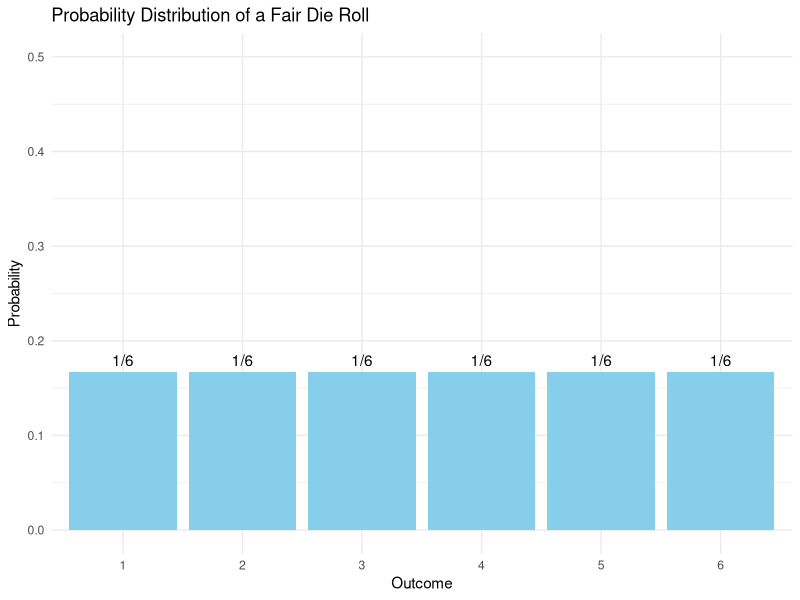
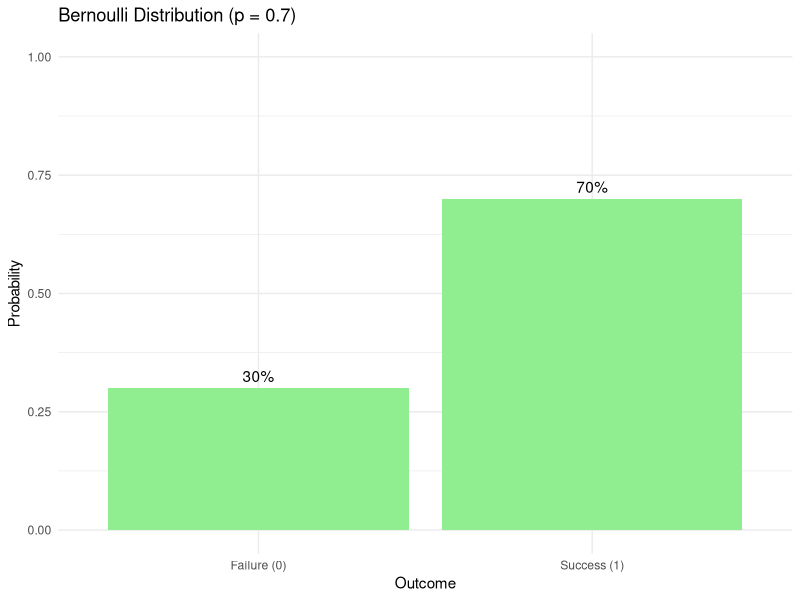
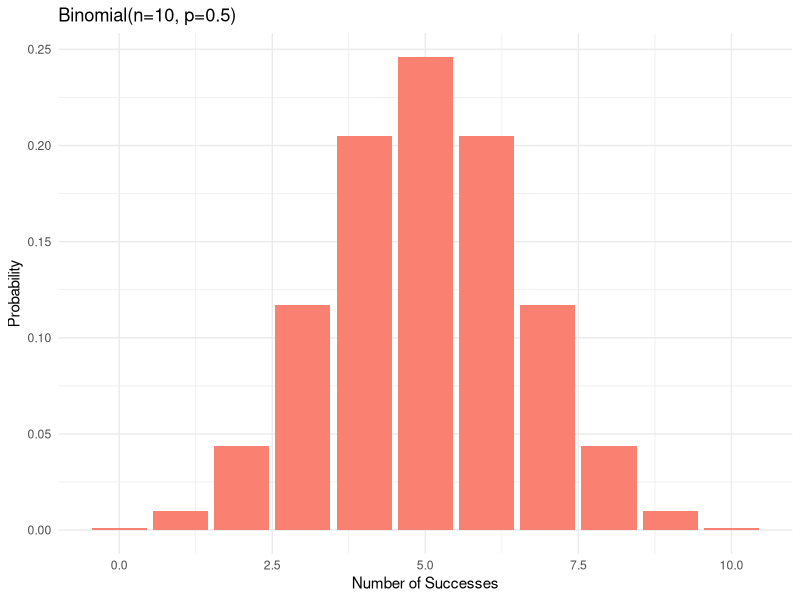
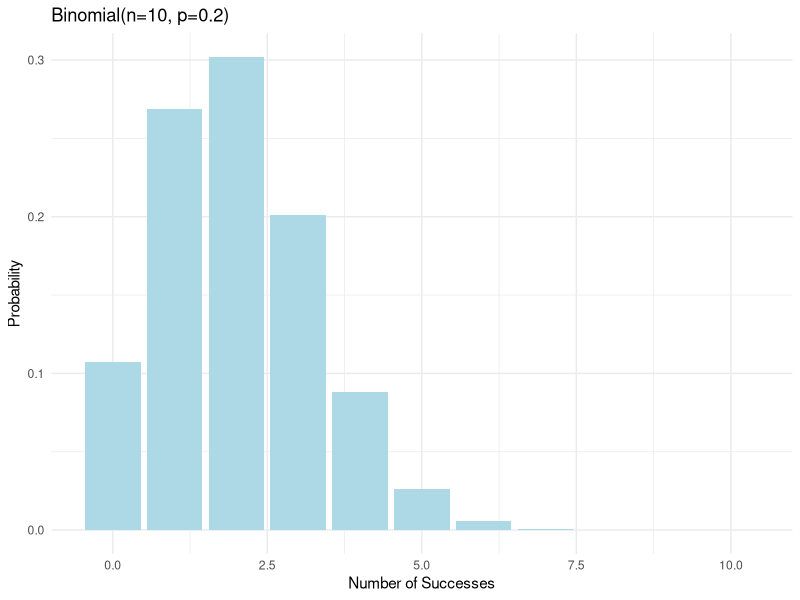
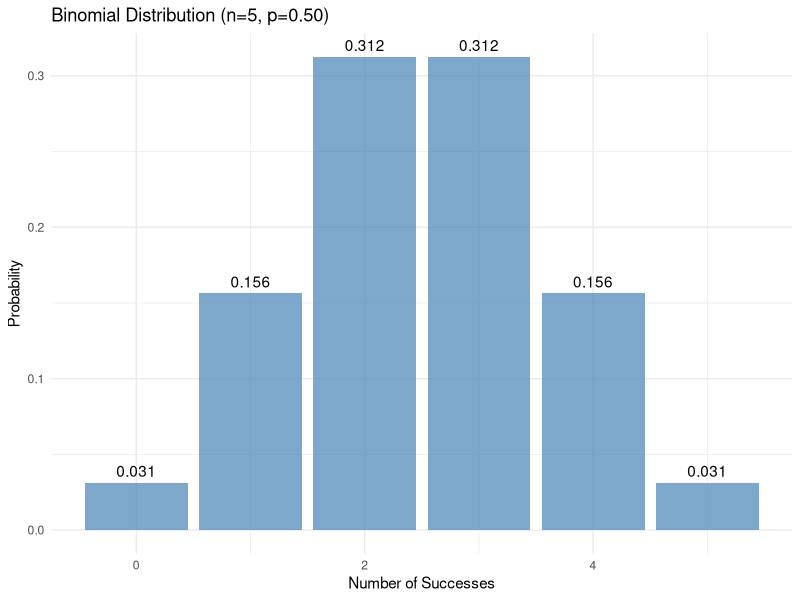
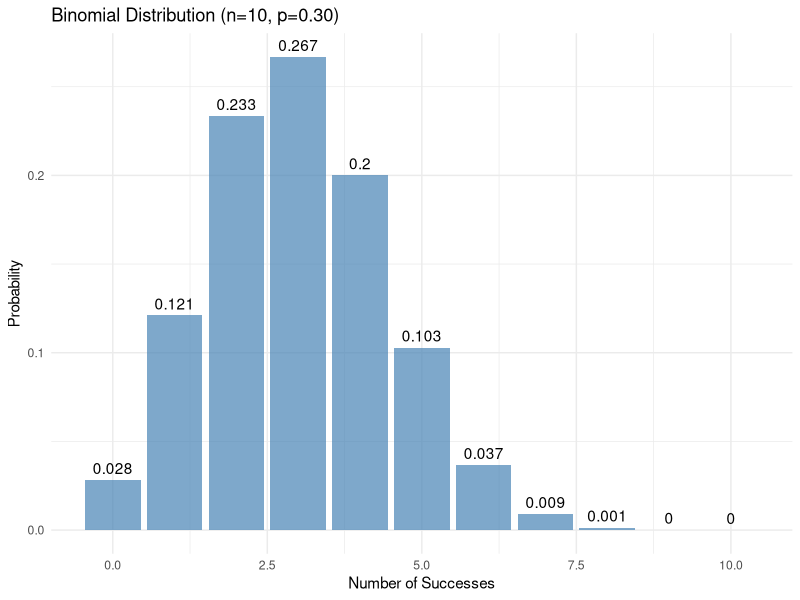
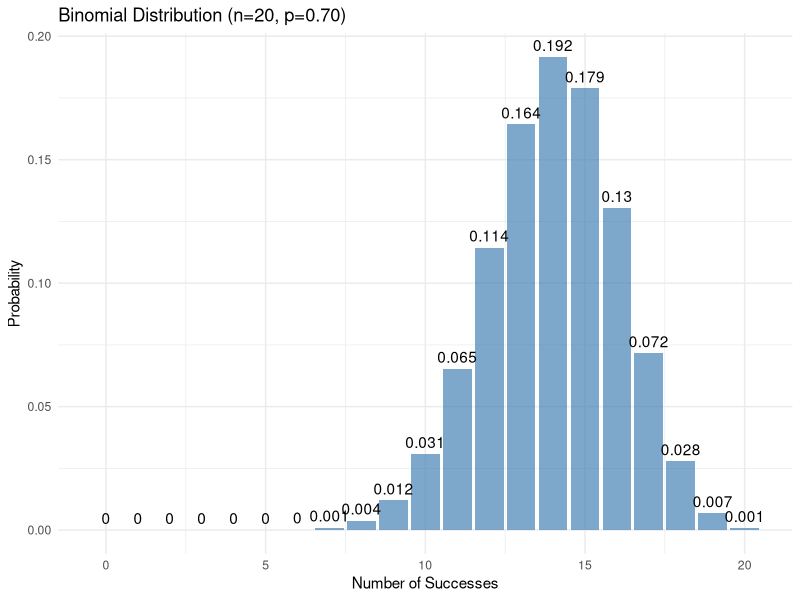

Generate these figures, in order, with R:
## ---- chunk 1
# Visualization of uniform distribution (die roll)
library(ggplot2)

die_data <- data.frame(
  outcome = 1:6,
  probability = rep(1/6, 6)
)

ggplot(die_data, aes(x = factor(outcome), y = probability)) +
  geom_bar(stat = "identity", fill = "skyblue") +
  geom_text(aes(label = sprintf("1/6")), vjust = -0.5) +
  labs(title = "Probability Distribution of a Fair Die Roll",
       x = "Outcome",
       y = "Probability") +
  theme_minimal() +
  ylim(0, 0.5)
## ---- chunk 2
# Visualization of Bernoulli distribution (p = 0.7)
bernoulli_data <- data.frame(
  outcome = c("Failure (0)", "Success (1)"),
  probability = c(0.3, 0.7)
)

ggplot(bernoulli_data, aes(x = outcome, y = probability)) +
  geom_bar(stat = "identity", fill = "lightgreen") +
  geom_text(aes(label = scales::percent(probability)), vjust = -0.5) +
  labs(title = "Bernoulli Distribution (p = 0.7)",
       x = "Outcome",
       y = "Probability") +
  theme_minimal() +
  ylim(0, 1)
## ---- chunk 3
library(ggplot2)
# Function to calculate binomial probabilities
binomial_probs <- function(n, p) {
  k <- 0:n
  probs <- dbinom(k, n, p)
  data.frame(k = k, probability = probs)
}

# Create plots for different parameters
ggplot(binomial_probs(10, 0.5), aes(x = k, y = probability)) +
  geom_bar(stat = "identity", fill = "salmon") +
  labs(title = "Binomial(n=10, p=0.5)",
       x = "Number of Successes",
       y = "Probability") +
  theme_minimal()

ggplot(binomial_probs(10, 0.2), aes(x = k, y = probability)) +
  geom_bar(stat = "identity", fill = "lightblue") +
  labs(title = "Binomial(n=10, p=0.2)",
       x = "Number of Successes",
       y = "Probability") +
  theme_minimal()
## ---- chunk 4
# Function to compare distributions
compare_distributions <- function(n = 10, p = 0.5) {
  # Binomial probabilities
  x <- 0:n
  binom_probs <- dbinom(x, n, p)
  
  # Create data frame
  df <- data.frame(
    x = x,
    probability = binom_probs
  )
  
  # Create plot
  ggplot(df, aes(x = x, y = probability)) +
    geom_bar(stat = "identity", fill = "steelblue", alpha = 0.7) +
    geom_text(aes(label = round(probability, 3)), vjust = -0.5) +
    labs(title = sprintf("Binomial Distribution (n=%d, p=%.2f)", n, p),
         x = "Number of Successes",
         y = "Probability") +
    theme_minimal()
}

# Try different parameters
compare_distributions(n = 5, p = 0.5)
compare_distributions(n = 10, p = 0.3)
compare_distributions(n = 20, p = 0.7)
